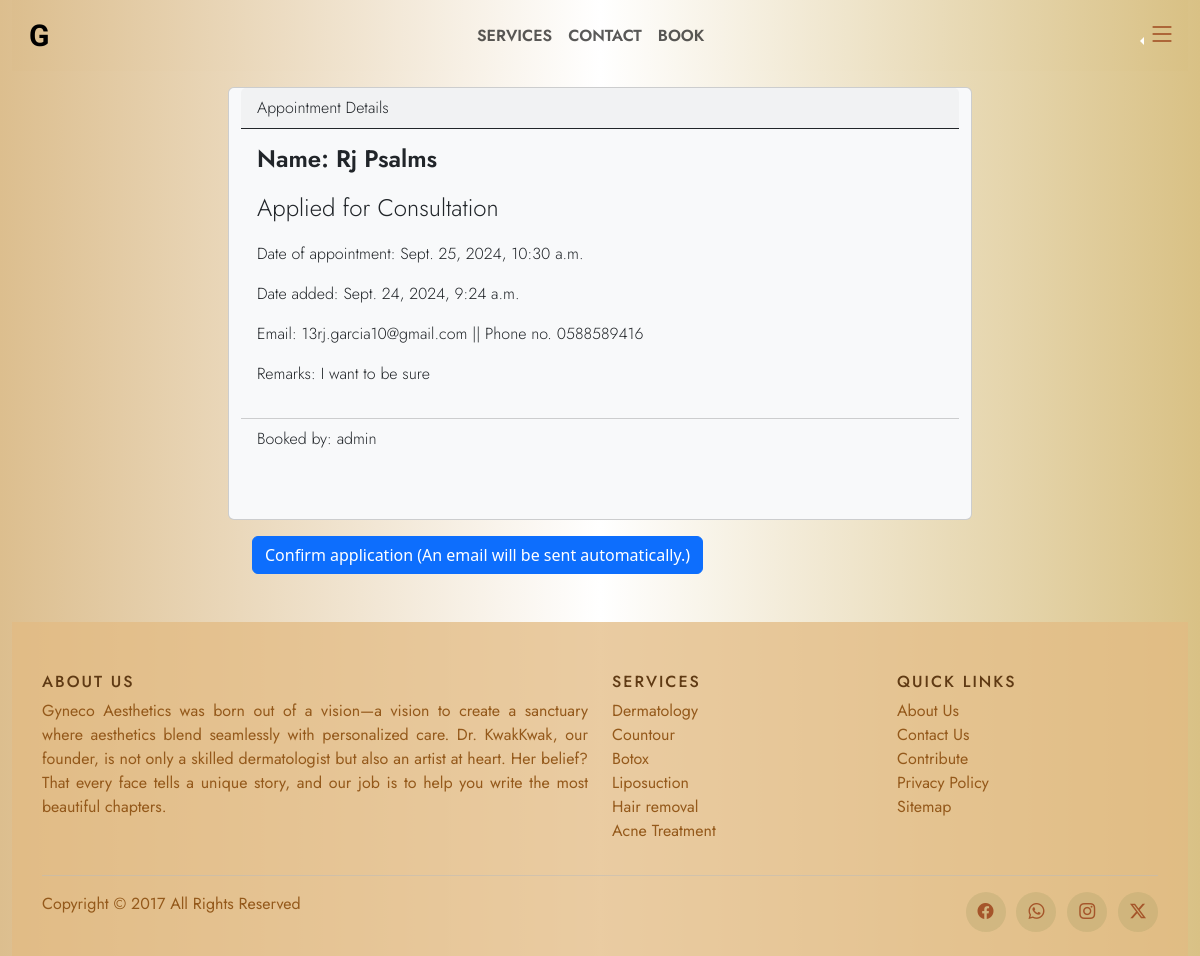
The app's page /appt_details/48/ with its own data.
### website/models.py (models this page shows, shortened)
class Patient(models.Model):
    first_name = models.CharField(max_length=100)
    last_name = models.CharField(max_length=100)
    service = models.ForeignKey(Category, on_delete=models.CASCADE, related_name="type_of")
    email = models.EmailField()
    phone_number = models.CharField(max_length=16)
    details = models.TextField(max_length=3000, null=True, blank=True)
    appt_date = models.DateTimeField()
    date_added = models.DateTimeField(auto_now_add=True)
    is_active = models.BooleanField(default=True, blank=True)
    is_done = models.BooleanField(default=False, blank=True)
    is_confirmed = models.BooleanField(default=False, blank=True)
    user = models.ForeignKey(settings.AUTH_USER_MODEL, on_delete=models.CASCADE, null=True, blank=True, related_name="booker")

class Category(models.Model):
    type = models.CharField(max_length=100)
    def __str__(self):
        return self.type

class User(AbstractUser):
    pass

### website/views.py (the view)
# urls.py: path('appt_details/<int:appointment_id>/', views.appt_details, name='appt_details'),
def appt_details(request, appointment_id):
    appointment = get_object_or_404(Patient, id=appointment_id)
    return render(request, 'website/appt_details.html', {'appointment': appointment})

### website/templates/website/appt_details.html (shortened to what this page needs)
{% extends 'website/layout.html' %}
{% load static %}
{% block body %}
    {% if appointment %}
           <div class="container">
            <div class="row row-cols-1 col-8 mx-auto">
            <div class="card bg-light mb-3">
                <div class="card-header border-dark">Appointment Details</div>
                <div class="card-body">
                  <h5 class="card-title fs-4">Name:  {{ appointment.first_name }} {{ appointment.last_name }}</h5>
                  <p class="card-text">
                    <p class="fs-4"> Applied for {{ appointment.service }}</p>
                    <p class="fs-6">Date of appointment: {{ appointment.appt_date }}</p>
                    <p class="fs-6">Date added: {{ appointment.date_added }}</p>
                    <p class="fs-6">Email: {{ appointment.email }}  || Phone no. {{ appointment.phone_number }}</p>
                    <p class="fs-6">Remarks: {{ appointment.details }}</p>
                  </p>
                </div>
                <div class="card-footer bg-transparent">Booked by: {{ appointment.user }}</div>
              </div>
              <div class="row mx-auto">
              {% if not appointment.is_done and appointment.is_active  and not appointment.is_confirmed %}
                <a href="{% url 'confirm_appt' appointment.id %}">
                <button type="submit" class="btn btn-primary mb-5">Confirm application (An email will be sent automatically.) </button>
                </a>
              {% endif %}
            </div>
            </div>
           </div>
    {% else %}
    <h3>No bookings made yet.</h3>
    {% endif %}
{% endblock %}

### website/static/website/instyle.css (style rules this page uses)
html { overflow-x: hidden !important; max-width : 100%; scroll-behavior: smooth; }
body, .navbar, .c-dropmenu { background-image: linear-gradient(to right, rgb(220, 190, 142), rgb(255, 255, 255), rgb(217, 193, 133)); }
a { text-decoration: none; color:#2e1c0b; }
.card { background-color: transparent; font-family: "Jost", sans-serif; font-optical-sizing: auto; font-weight: 300; font-style: normal; animation: fade_in 1s; }
.card-title { font-weight: 600; }
div.card-footer { font-size: medium; margin-bottom: 60px; background-color: rgba(210, 105, 30, 0.795); }

### records on screen
Patient: first_name "Rj", last_name "Psalms", service "Consultation", appt_date "Sept. 25, 2024, 10:30 a.m.", date_added "Sept. 24, 2024, 9:24 a.m.", email "13rj.garcia10@gmail.com", phone_number "0588589416", details "I want to be sure", user "admin"
